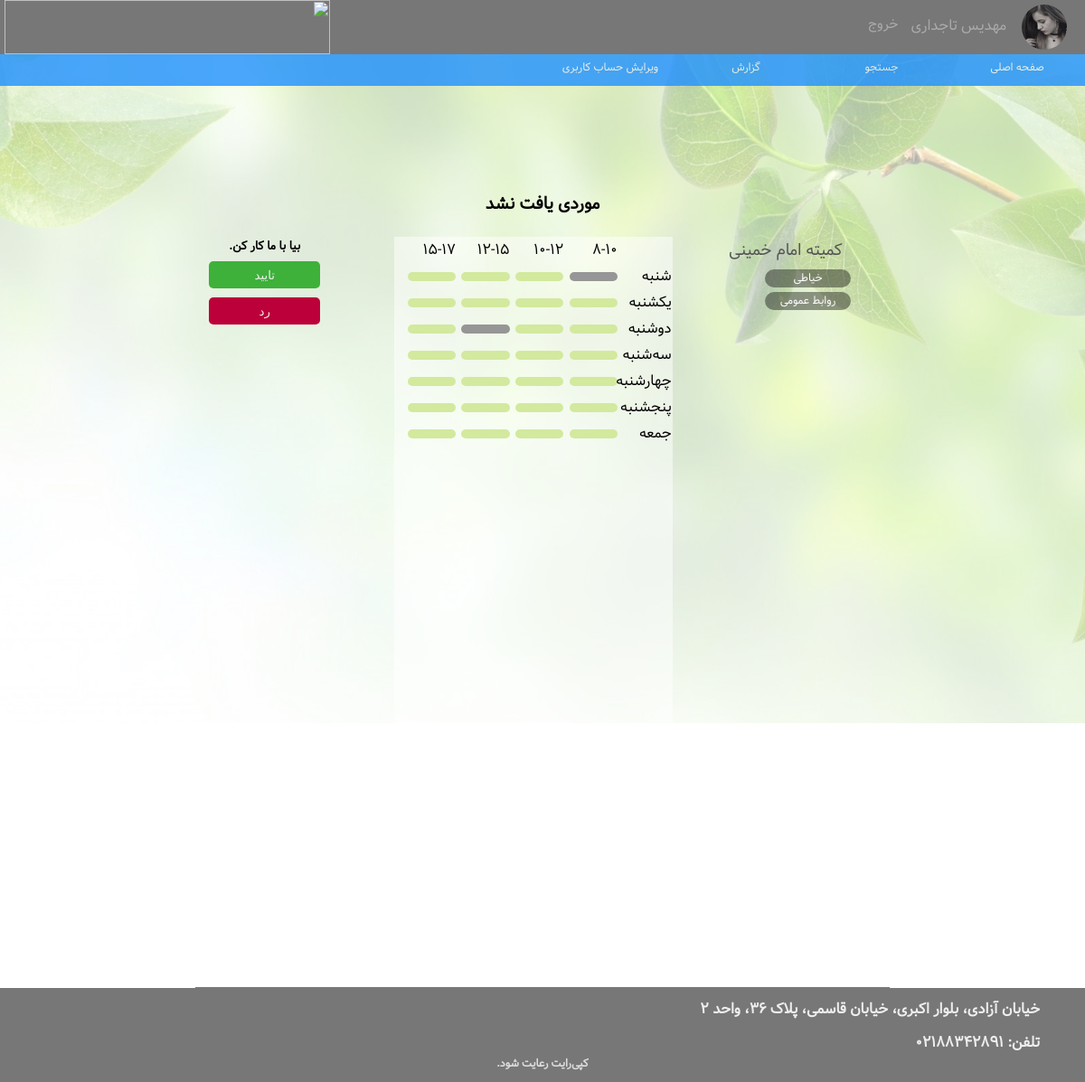
The page /requests/pending/ (signed in) on the database its author committed.
### users/models.py (models this page shows, shortened)
class CustomUser(AbstractUser):
    state = models.NullBooleanField(default=None)
    isBen = models.BooleanField(default=False)
    isOrg = models.BooleanField(default=False)
    image = models.ImageField(upload_to='../media/profile_pics/', default='../../media/profile_pics/no-picture.png')

class Benefactor(models.Model):
    user = models.OneToOneField(CustomUser, on_delete=models.CASCADE, related_name='benefactor')
    name = models.CharField(max_length=20)
    surname = models.CharField(max_length=30)
    nickname = models.CharField(max_length=30, blank=True)
    gender = models.CharField(max_length=10, choices=SEX_CHOICES, default='Male')
    day = models.IntegerField(default=0)
    month = models.IntegerField(default=0)
    year = models.IntegerField(default=0)
    education = models.CharField(max_length=10, choices=EDUCATION_CHOICES, default='nothing')
    major = models.CharField(max_length=20, blank=True)
    nationalId = models.CharField(max_length=10)
    city = models.CharField(max_length=10, default='blank')
    address = models.CharField(max_length=100, default='st')
    phone = models.CharField(max_length=12)
    typeOfCooperation = models.CharField(max_length=15, choices=COOP_CHOICES, default='inOffice10')
    wId = models.ForeignKey(WeeklySchedule, on_delete=models.CASCADE, related_name='userWeek', null=True)
    rate = models.ForeignKey(TotalRate, on_delete=models.CASCADE, related_name='rate')

class RequestAbilities(models.Model):
    class Meta:
        unique_together = ('reqId', 'abilityId')
    reqId = models.ForeignKey(Request, on_delete=models.CASCADE, related_name='request')
    abilityId = models.ForeignKey(Ability, on_delete=models.CASCADE, related_name='requestAbility')

class Request(models.Model):
    id = models.AutoField(primary_key=True)
    benefactorId = models.ForeignKey(CustomUser, on_delete=models.CASCADE, related_name='reqben')
    organizationId = models.ForeignKey(CustomUser, on_delete=models.CASCADE, related_name='reqorg')
    wId = models.ForeignKey(WeeklySchedule, on_delete=models.CASCADE, related_name='reqweek', default=None, null=True)
    reqId = models.ForeignKey(Requirement, on_delete=models.CASCADE, related_name='reqreq', default=None, null=True)
    state = models.BooleanField(default=False)
    isAccepted = models.BooleanField(default=False)
    isAtHome = models.BooleanField(default=False)
    whoSubmit = models.CharField(max_length=1, default='1')
    city = models.CharField(max_length=20)
    description = models.TextField(blank=True)

class Organization(models.Model):
    user = models.OneToOneField(CustomUser, on_delete=models.CASCADE, related_name='organizer')
    name = models.CharField(max_length=20)
    day = models.IntegerField()
    month = models.IntegerField()
    year = models.IntegerField()
    address = models.CharField(max_length=100)
    city = models.CharField(max_length=10, default='blank')
    phone = models.CharField(max_length=15)
    website = models.URLField()
    license = models.CharField(max_length=20)
    rate = models.ForeignKey(TotalRate, on_delete=models.CASCADE, related_name='orgRate')

class Ability(models.Model):
    id = models.AutoField(primary_key=True)
    name = models.CharField(max_length=20)

### users/views.py (the view)
# urls.py: url(r'^requests/pending/', views.waiting_requests, name='waiting_requests'),
@login_required
def waiting_requests(request):
    requestsAbilities = []
    if request.user.isBen:
        requests = Request.objects.filter(benefactorId=request.user, whoSubmit='2', state=False)
    else:
        requests = Request.objects.filter(organizationId=request.user, whoSubmit='1', state=False)
    for req in requests:
        requestsAbilities.append(RequestAbilities.objects.filter(reqId=req))
    return render(request, 'profile/waitingRequests.html', {'requestsAbilities': requestsAbilities})

### templates/profile/waitingRequests.html (shortened to what this page needs)
﻿<!DOCTYPE html>
{% load staticfiles %}
<html lang="fa" dir="rtl">
<head>
    <link rel="stylesheet" type="text/css" href= {% static "css/waitingRequests.css" %}>
    <link rel="stylesheet" type="text/css" href= {% static "css/style.css" %}>
    <link rel="stylesheet" href= {% static "css/ionicons.min.css" %}>
</head>
<body>
<div class="main">
    <div class="header">
        <div class="topmenu" id="topmenu">
            {% if request.user.is_authenticated %}
                <div class="container">
                    <div class="topPhoto">
                        <img src="../{{ request.user.image }}">
                    </div>
                    <div class="topmenuelements">
                        {% if request.user.isBen %}
                            <a href={% url 'profile' request.user.username %}>{{ request.user.benefactor.name }} {{ request.user.benefactor.surname }}</a>
                        {% endif %}
                    </div>
                    <div class="topmenudate">
                        <a href="{% url 'logout' %}">خروج</a>
                    </div>
                    <div class="logo">
                        <img src="../static/images/logo.png">
                    </div>
                </div>
            {% endif %}
        </div>
    </div>
    <div class="mainPage">
        <div class="wrapper"></div>
        <div class="nav" id="nav"></div>
        <div class="container">
            <div id="result">
                {% if requestAbilities|length == 0 %}
                    <h3 style="text-align: center;">موردی یافت نشد</h3>
                {% endif %}
                {% for req in requestsAbilities %}
                    <div class="project">
                        <div class="specifications">
                            {% if request.user.isBen %}
                                <a style="text-align: center" href={% url 'profile' req.0.reqId.organizationId.username %}> {{ req.0.reqId.organizationId.organizer.name }}</a>
                            {% endif %}
                            <ul>
                                {% for ability in req %}
                                    <li>{{ ability.abilityId.name }}</li>
                                {% endfor %}
                            </ul>
                        </div>
                        <div class="week">
                            {% if not req.0.reqId.isAtHome %}
                                <table id="tab">
                                    <tbody>
                                    <tr>
                                        <td></td>
                                        <td> 8-10</td>
                                        <td> 10-12</td>
                                        <td> 12-15</td>
                                        <td> 15-17</td>
                                    </tr>
                                    <tr>
                                        <td>شنبه</td>
                                        <td><span id="a{{ req.0.reqId.id }}a11" value="1"></span></td>
                                        <td><span id="a{{ req.0.reqId.id }}a12" value="1"></span></td>
                                        <td><span id="a{{ req.0.reqId.id }}a13" value="1"></span></td>
                                        <td><span id="a{{ req.0.reqId.id }}a14" value="1"></span></td>
                                    </tr>
                                    <tr>
                                        <td>یکشنبه</td>
                                        <td><span id="a{{ req.0.reqId.id }}a21" value="1"></span></td>
                                        <td><span id="a{{ req.0.reqId.id }}a22" value="1"></span></td>
                                        <td><span id="a{{ req.0.reqId.id }}a23" value="1"></span></td>
                                        <td><span id="a{{ req.0.reqId.id }}a24" value="1"></span></td>
                                    </tr>
                                    <tr>
                                        <td>دوشنبه</td>
                                        <td><span id="a{{ req.0.reqId.id }}a31" value="1"></span></td>
                                        <td><span id="a{{ req.0.reqId.id }}a32" value="1"></span></td>
                                        <td><span id="a{{ req.0.reqId.id }}a33" value="1"></span></td>
                                        <td><span id="a{{ req.0.reqId.id }}a34" value="1"></span></td>
                                    </tr>
                                    <tr>
                                        <td>سه‌شنبه</td>
                                        <td><span id="a{{ req.0.reqId.id }}a41" value="1"></span></td>
                                        <td><span id="a{{ req.0.reqId.id }}a42" value="1"></span></td>
                                        <td><span id="a{{ req.0.reqId.id }}a43" value="1"></span></td>
                                        <td><span id="a{{ req.0.reqId.id }}a44" value="1"></span></td>
                                    </tr>
                                    <tr>
                                        <td>چهارشنبه</td>
                                        <td><span id="a{{ req.0.reqId.id }}a51" value="1"></span></td>
                                        <td><span id="a{{ req.0.reqId.id }}a52" value="1"></span></td>
                                        <td><span id="a{{ req.0.reqId.id }}a53" value="1"></span></td>
                                        <td><span id="a{{ req.0.reqId.id }}a54" value="1"></span></td>
                                    </tr>
                                    <tr>
                                        <td>پنجشنبه</td>
                                        <td><span id="a{{ req.0.reqId.id }}a61" value="1"></span></td>
                                        <td><span id="a{{ req.0.reqId.id }}a62" value="1"></span></td>
                                        <td><span id="a{{ req.0.reqId.id }}a63" value="1"></span></td>
                                        <td><span id="a{{ req.0.reqId.id }}a64" value="1"></span></td>
                                    </tr>
                                    <tr>
                                        <td> جمعه</td>
                                        <td><span id="a{{ req.0.reqId.id }}a71" value="1"></span></td>
                                        <td><span id="a{{ req.0.reqId.id }}a72" value="1"></span></td>
                                        <td><span id="a{{ req.0.reqId.id }}a73" value="1"></span></td>
                                        <td><span id="a{{ req.0.reqId.id }}a74" value="1"></span></td>
                                    </tr>
                                    </tbody>
                                </table>
                            {% endif %}
                        </div>
                        <div class="cost">
                            <h3>{{ req.0.reqId.description }}</h3>
                        </div>
                        <div class="cost">
                            <button onclick=clicked({{ req.0.reqId.id }},1); style="background: rgb(61, 177, 58)">تایید</button>
                        </div>
                        <div class="cost">
                            <button onclick=clicked({{ req.0.reqId.id }},2); style="background: rgb(188, 0, 58)">رد</button>
                        </div>
                    </div>
                {% endfor %}
            </div>
        </div>
    </div>
    <div class="footer">
        <div class="container">
            <div class="addr">
                <h4> خیابان آزادی، بلوار اکبری، خیابان قاسمی، پلاک ۳۶، واحد ۲ </h4>
                <h4>تلفن: ۰۲۱۸۸۳۴۲۸۹۱</h4>
            </div>
        </div>
        <div class="copy">
            <h4>کپی‌رایت رعایت شود.</h4>
        </div>
    </div>
</div>
</body>
</html>

### static/css/waitingRequests.css (style rules this page uses)
.mainPage { margin-top: 60px; }
.mainPage .container { width: 80%; z-index: 3; box-sizing: border-box; margin: 150px auto; position: relative; }
#tab, tbody, tr { width: 100%; display: inline-block; }
td { width: 18%; display: inline-block; }
button { width: 80%; margin: 5px 0; height: 30px; color: #eeeeee; background: none; border-radius: 5px; display: inline-block; box-sizing: border-box; }
#result { width: 100%; position: relative; display: inline-block; float: left; }
.project { width: 80%; margin-right: 10%; float: right; padding: 20px 0; border-bottom: 1px solid #777777; }
.project .specifications { float: right; width: 30%; }
.specifications ul { font-size: 12px; list-style: none; color: #fdfdfd; margin-bottom: 5px; }
.specifications ul li { background: rgba(0,0,0,0.4); display: inline-block; width: 50%; margin: 5px 1.5% 0 1.5%; border-radius: 10px; text-align: center; }
.project .specifications a { float: right; font-size: 18px; display: block; width: 100%; margin: 0 0; color: #555555; text-decoration: none; }
.project .cost h3 { float: right; font-size: 13px; display: block; width: 100%; }
.project .cost { width: 20%; float: left; text-align: center; }
.week { width: 40%; height: 100%; float: right; background: rgba(255,255,255,0.5); margin: 0 10px 10px 0; font-size: 10px; }

### static/css/style.css (style rules this page uses)
* { box-sizing: border-box; margin: 0; border: none; }
body { font-family: 'vazir', serif; }
.main { width: 100%; float: right; background: url('../images/back1.jpg') fixed; height: 100%; background-position: center; background-repeat: no-repeat; background-size: cover; position: relative; min-width: 300px; }
.main .header { width: 100%; height: 60px; color: #eeeeee; float: right; position: fixed; min-width: 300px; z-index: 6; }
.header .topmenu { width: 100%; float: right; background: #777777; box-sizing: border-box; position: relative; height: 60px; }
.header .topmenu .container { width: 100%; margin: 0 auto; position: relative; box-sizing: border-box; }
.header .topmenu .container .topPhoto { float: right; width: 50px; height: 50px; margin: 5px 20px 5px 0px; box-sizing: border-box; }
.header .topmenu .container .topPhoto img { float: right; border-radius: 50%; width: 100%; height: 100%; box-sizing: border-box; }
.header .topmenu .container .topmenuelements { float: right; margin: 15px 15px 0 0; box-sizing: border-box; display: inline-block; position: relative; }
.header .topmenu .container .topmenuelements a { font-family: 'vazir', serif; float: right; width: auto; min-width: 8%; color: #aaaaaa; border: none; position: relative; text-decoration: none; display: inline-block; margin-right: 2px; box-sizing: border-box; }
.header .topmenu .container .topmenudate a, .header .topmenu .container .topmenudate button , .header .topmenu .container .topmenudate h3 { font-family: 'vazir', serif; float: right; width: auto; min-width: 8%; color: #aaaaaa; border: none; text-decoration: none; display: inline-block; margin-right: 4px; box-sizing: border-box; background: none; font-size: 15px; padding: 0; }
.header .topmenu .container .topmenudate { font-family: 'vazir', serif; float: right; margin-top: 15px; margin-right: 10px; position: relative; color: #999999; box-sizing: border-box; }
.header .topmenu .container .logo { float: left; height: 60px; width: 30%; margin-left: 5px; box-sizing: border-box; }
.header .topmenu .container .logo img { height: 100%; float: left; box-sizing: border-box; }
.main .mainPage { width: 100%; min-height: 650px; position: relative; display: inline-block; z-index: 2; margin-top: 60px; }
.main .mainPage .wrapper { width: 100%; height: 100%; background: rgba(255,255,255,.6); position: fixed; z-index: 1; }
.main .footer { width: 100%; float: right; background: #777777; position: relative; bottom: 0; z-index: 2; }
.main .footer .container { float: right; width: 100%; }
.main .footer .container .addr { color: #eeeeee; float: right; display: block; margin-right: 50px; }
.main .footer .container .addr h4 { margin-top: 10px; }
.main .footer .copy { color: #dddddd; margin: 10px auto; text-align: center; font-size: 12px; }
.main .nav { z-index: 60; position: fixed; width: 100%; margin: 0 0; display: block; background: #1E90FF; opacity: 0.8; height: 35px; white-space: cull; color: #eeeeee; font-size: 12px; }

### rows shown on the page
CustomUser: user.image (picture), user.benefactor.name "مهدیس", user.benefactor.surname "تاجداری"
RequestAbilities: reqId.name "کمیته امام خمینی", abilityId.name "خیاطی", reqId.description "بیا با ما کار کن."
RequestAbilities: abilityId.name "روابط عمومی"
